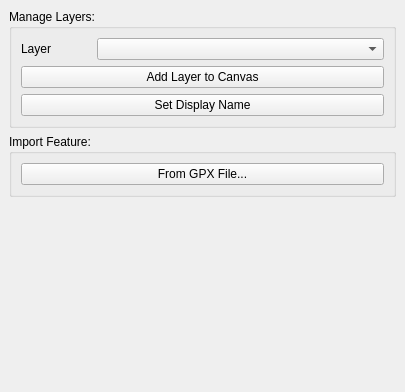
<?xml version="1.0" encoding="UTF-8"?>
<ui version="4.0">
 <class>SpatialUnitManagerWidget</class>
 <widget class="QDockWidget" name="SpatialUnitManagerWidget">
  <property name="geometry">
   <rect>
    <x>0</x>
    <y>0</y>
    <width>405</width>
    <height>392</height>
   </rect>
  </property>
  <property name="windowTitle">
   <string>DockWidget</string>
  </property>
  <widget class="QWidget" name="dockWidgetContents">
   <layout class="QGridLayout" name="gridLayout_2">
    <item row="3" column="0">
     <spacer name="verticalSpacer">
      <property name="orientation">
       <enum>Qt::Vertical</enum>
      </property>
      <property name="sizeHint" stdset="0">
       <size>
        <width>20</width>
        <height>119</height>
       </size>
      </property>
     </spacer>
    </item>
    <item row="0" column="0">
     <widget class="QGroupBox" name="groupBox">
      <property name="sizeIncrement">
       <size>
        <width>0</width>
        <height>200</height>
       </size>
      </property>
      <property name="title">
       <string>Manage Layers:</string>
      </property>
      <layout class="QGridLayout" name="gridLayout">
       <item row="0" column="1">
        <widget class="QComboBox" name="stdm_layers_combo">
         <property name="sizeIncrement">
          <size>
           <width>0</width>
           <height>0</height>
          </size>
         </property>
         <property name="minimumContentsLength">
          <number>3</number>
         </property>
         <property name="iconSize">
          <size>
           <width>16</width>
           <height>16</height>
          </size>
         </property>
        </widget>
       </item>
       <item row="1" column="0" colspan="2">
        <widget class="QPushButton" name="add_to_canvas_button">
         <property name="text">
          <string>Add Layer to Canvas</string>
         </property>
        </widget>
       </item>
       <item row="2" column="0" colspan="2">
        <widget class="QPushButton" name="set_display_name_button">
         <property name="text">
          <string>Set Display Name</string>
         </property>
        </widget>
       </item>
       <item row="0" column="0">
        <widget class="QLabel" name="layerLebel">
         <property name="maximumSize">
          <size>
           <width>70</width>
           <height>16777215</height>
          </size>
         </property>
         <property name="text">
          <string>Layer</string>
         </property>
        </widget>
       </item>
      </layout>
     </widget>
    </item>
    <item row="1" column="0">
     <widget class="QGroupBox" name="groupBox_2">
      <property name="minimumSize">
       <size>
        <width>0</width>
        <height>0</height>
       </size>
      </property>
      <property name="title">
       <string>Import Feature:</string>
      </property>
      <layout class="QGridLayout" name="gridLayout_3">
       <item row="0" column="0">
        <widget class="QPushButton" name="import_gpx_file_button">
         <property name="text">
          <string>From GPX File...</string>
         </property>
        </widget>
       </item>
      </layout>
     </widget>
    </item>
   </layout>
  </widget>
 </widget>
 <resources/>
 <connections/>
</ui>
